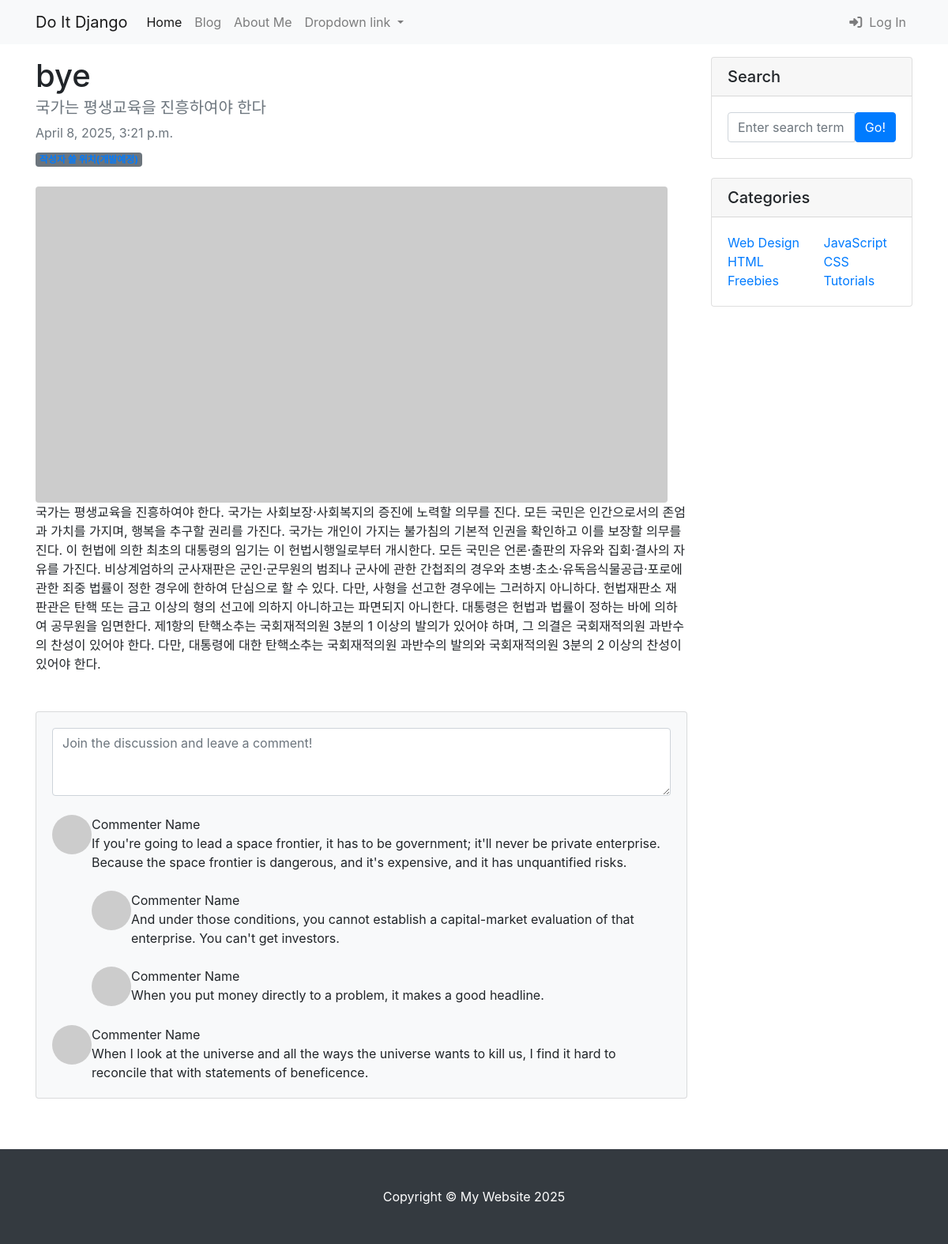
The app's page /blog/2/ with its own data.
### blog/models.py (models this page shows, shortened)
class Post(models.Model):
    title = models.CharField(max_length=30)
    hook_text = models.CharField(max_length=100, blank=True)
    content = models.TextField()
    head_image = models.ImageField(upload_to='blog/images/%Y/%m/%d/', blank=True)
    file_upload = models.FileField(upload_to='blog/files/%Y/%m/%d/', blank=True)
    created_at = models.DateTimeField(auto_now_add=True)
    updated_at = models.DateTimeField(auto_now=True)

### blog/views.py (the view)
# urls.py: path('<int:pk>/', views.PostDetail.as_view()),
class PostDetail(DetailView):
    model = Post

### blog/templates/blog/post_detail.html (shortened to what this page needs)
{% extends 'blog/base.html' %}
{% block main_area %}
                    <div id="post-area">
                        <header class="mb-4">
                            <h1 class="fw-bolder mb-1">{{ post.title }}</h1>
                            <h5 class="text-muted">{{ post.hook_text }}</h5>
                            <div class="text-muted fst-italic mb-2">{{ post.created_at }}</div>
                            <a class="badge bg-secondary text-decoration-none link-light" href="#!">작성자 쓸 위치(개발예정)</a>
                        </header>
                        {% if p.head_image %}
                        <img class="img-fluid rounded" src="{{ post.head_image.url }}" alt="{{ post.title }} head image" />
                        {% else %}
                        <img class="img-fluid rounded" src="https://picsum.photos/seed/{{ post.id }}/800/400" alt="random_image">
                        {% endif %}
                        <div class="mb-5">
                            <p class="fs-5 mb-4">{{ post.content }}</p>
                        </div>
                    </div>
                    <div class="mb-5" id="comment-area">
                        <div class="card bg-light">
                            <div class="card-body">
                                <form class="mb-4"><textarea class="form-control" rows="3" placeholder="Join the discussion and leave a comment!"></textarea></form>
                                <div class="d-flex mb-4">
                                    <div class="flex-shrink-0"><img class="rounded-circle" src="https://dummyimage.com/50x50/ced4da/6c757d.jpg" alt="..." /></div>
                                    <div class="ms-3">
                                        <div class="fw-bold">Commenter Name</div>
                                        If you're going to lead a space frontier, it has to be government; it'll never be private enterprise. Because the space frontier is dangerous, and it's expensive, and it has unquantified risks.
                                        <div class="d-flex mt-4">
                                            <div class="flex-shrink-0"><img class="rounded-circle" src="https://dummyimage.com/50x50/ced4da/6c757d.jpg" alt="..." /></div>
                                            <div class="ms-3">
                                                <div class="fw-bold">Commenter Name</div>
                                                And under those conditions, you cannot establish a capital-market evaluation of that enterprise. You can't get investors.
                                            </div>
                                        </div>
                                        <div class="d-flex mt-4">
                                            <div class="flex-shrink-0"><img class="rounded-circle" src="https://dummyimage.com/50x50/ced4da/6c757d.jpg" alt="..." /></div>
                                            <div class="ms-3">
                                                <div class="fw-bold">Commenter Name</div>
                                                When you put money directly to a problem, it makes a good headline.
                                            </div>
                                        </div>
                                    </div>
                                </div>
                                <div class="d-flex">
                                    <div class="flex-shrink-0"><img class="rounded-circle" src="https://dummyimage.com/50x50/ced4da/6c757d.jpg" alt="..." /></div>
                                    <div class="ms-3">
                                        <div class="fw-bold">Commenter Name</div>
                                        When I look at the universe and all the ways the universe wants to kill us, I find it hard to reconcile that with statements of beneficence.
                                    </div>
                                </div>
                            </div>
                        </div>
                    </div>
{% endblock %}

### records on screen
Post: title "bye", hook_text "국가는 평생교육을 진흥하여야 한다", created_at "April 8, 2025, 3:21 p.m.", content "국가는 평생교육을 진흥하여야 한다. 국가는 사회보장·사회복지의 증진에 노력할 의무를 진다. 모든 국민은 인간으로서의 존엄과 가치를 가지며, 행복을 추구할 권리를 가진다. 국가는 개인이 가지는 불가침의 기본적 인권을 확인하고 이를 보장할 의무를 진다. 이 헌법에 의한 최초의 대통령의 임기는 이 헌법시행일로부터 개시한다. 모든 국민은 언론·출판의 자유와 집회·결사의 자유를 가진다. 비상계엄하의 군사재판은 군인·군무원의 범죄나 군사에 관한 간첩죄의 경우와 초병·초소·유독음식물공급·포로에 관한 죄중 법률이 정한 경우에 한하여 단심으로 할 수 있다. 다만, 사형을 선고한 경우에는 그러하지 아니하다. 헌법재판소 재판관은 탄핵 또는 금고 이상의 형의 선고에 의하지 아니하고는 파면되지 아니한다. 대통령은 헌법과 법률이 정하는 바에 의하여 공무원을 임면한다. 제1항의 탄핵소추는 국회재적의원 3분의 1 이상의 발의가 있어야 하며, 그 의결은 국회재적의원 과반수의 찬성이 있어야 한다. 다만, 대통령에 대한 탄핵소추는 국회재적의원 과반수의 발의와 국회재적의원 3분의 2 이상의 찬성이 있어야 한다."
